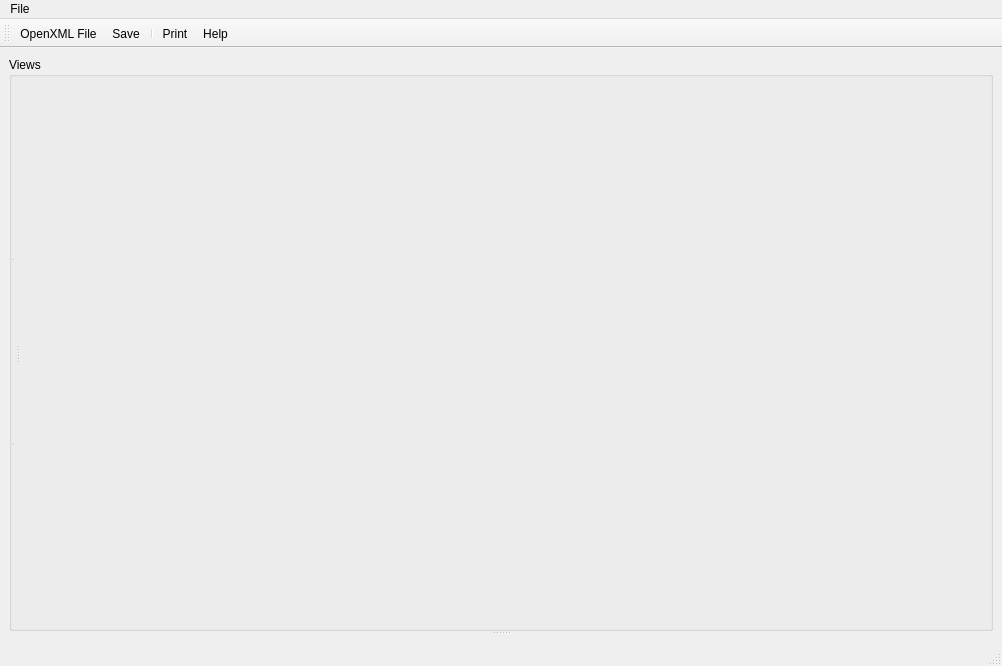
<ui version="4.0" >
 <class>CustomLinkView</class>
 <widget class="QMainWindow" name="CustomLinkView" >
  <property name="geometry" >
   <rect>
    <x>0</x>
    <y>0</y>
    <width>1002</width>
    <height>666</height>
   </rect>
  </property>
  <property name="windowTitle" >
   <string>CustomLinkView</string>
  </property>
  <property name="windowIcon" >
   <iconset resource="Icons/icons.qrc" >:/Icons/help.png</iconset>
  </property>
  <property name="iconSize" >
   <size>
    <width>22</width>
    <height>22</height>
   </size>
  </property>
  <widget class="QWidget" name="centralwidget" >
   <layout class="QVBoxLayout" >
    <property name="spacing" >
     <number>6</number>
    </property>
    <property name="leftMargin" >
     <number>9</number>
    </property>
    <property name="topMargin" >
     <number>9</number>
    </property>
    <property name="rightMargin" >
     <number>9</number>
    </property>
    <property name="bottomMargin" >
     <number>9</number>
    </property>
    <item>
     <widget class="QSplitter" name="splitter_5" >
      <property name="orientation" >
       <enum>Qt::Vertical</enum>
      </property>
      <widget class="QGroupBox" name="groupBoxGraph" >
       <property name="sizePolicy" >
        <sizepolicy vsizetype="Expanding" hsizetype="Expanding" >
         <horstretch>1</horstretch>
         <verstretch>1</verstretch>
        </sizepolicy>
       </property>
       <property name="title" >
        <string>Views</string>
       </property>
       <layout class="QHBoxLayout" >
        <property name="spacing" >
         <number>0</number>
        </property>
        <property name="leftMargin" >
         <number>0</number>
        </property>
        <property name="topMargin" >
         <number>0</number>
        </property>
        <property name="rightMargin" >
         <number>0</number>
        </property>
        <property name="bottomMargin" >
         <number>0</number>
        </property>
        <item>
         <widget class="QSplitter" name="splitter_3" >
          <property name="orientation" >
           <enum>Qt::Horizontal</enum>
          </property>
          <widget class="QSplitter" name="splitter_2" >
           <property name="sizePolicy" >
            <sizepolicy vsizetype="Expanding" hsizetype="Expanding" >
             <horstretch>1</horstretch>
             <verstretch>0</verstretch>
            </sizepolicy>
           </property>
           <property name="orientation" >
            <enum>Qt::Vertical</enum>
           </property>
           <widget class="QFrame" name="treeFrame" >
            <layout class="QVBoxLayout" >
             <property name="spacing" >
              <number>0</number>
             </property>
             <property name="leftMargin" >
              <number>0</number>
             </property>
             <property name="topMargin" >
              <number>0</number>
             </property>
             <property name="rightMargin" >
              <number>0</number>
             </property>
             <property name="bottomMargin" >
              <number>0</number>
             </property>
            </layout>
           </widget>
           <widget class="QFrame" name="tableFrame" >
            <layout class="QVBoxLayout" >
             <property name="spacing" >
              <number>0</number>
             </property>
             <property name="leftMargin" >
              <number>0</number>
             </property>
             <property name="topMargin" >
              <number>0</number>
             </property>
             <property name="rightMargin" >
              <number>0</number>
             </property>
             <property name="bottomMargin" >
              <number>0</number>
             </property>
            </layout>
           </widget>
           <widget class="QFrame" name="columnFrame" >
            <layout class="QVBoxLayout" >
             <property name="spacing" >
              <number>0</number>
             </property>
             <property name="leftMargin" >
              <number>0</number>
             </property>
             <property name="topMargin" >
              <number>0</number>
             </property>
             <property name="rightMargin" >
              <number>0</number>
             </property>
             <property name="bottomMargin" >
              <number>0</number>
             </property>
            </layout>
           </widget>
          </widget>
          <widget class="QVTKOpenGLWidget" name="vtkGraphViewWidget" >
           <property name="sizePolicy" >
            <sizepolicy vsizetype="Expanding" hsizetype="Expanding" >
             <horstretch>1</horstretch>
             <verstretch>1</verstretch>
            </sizepolicy>
           </property>
           <property name="minimumSize" >
            <size>
             <width>300</width>
             <height>300</height>
            </size>
           </property>
          </widget>
         </widget>
        </item>
       </layout>
      </widget>
      <widget class="QSplitter" name="splitter" >
       <property name="sizePolicy" >
        <sizepolicy vsizetype="Expanding" hsizetype="Expanding" >
         <horstretch>0</horstretch>
         <verstretch>2</verstretch>
        </sizepolicy>
       </property>
       <property name="orientation" >
        <enum>Qt::Horizontal</enum>
       </property>
      </widget>
     </widget>
    </item>
   </layout>
  </widget>
  <widget class="QMenuBar" name="menubar" >
   <property name="geometry" >
    <rect>
     <x>0</x>
     <y>0</y>
     <width>1002</width>
     <height>25</height>
    </rect>
   </property>
   <widget class="QMenu" name="menuFile" >
    <property name="title" >
     <string>File</string>
    </property>
    <addaction name="actionOpenXMLFile" />
    <addaction name="actionSave" />
    <addaction name="separator" />
    <addaction name="actionPrint" />
    <addaction name="actionHelp" />
    <addaction name="actionExit" />
   </widget>
   <addaction name="menuFile" />
  </widget>
  <widget class="QStatusBar" name="statusbar" />
  <widget class="QToolBar" name="toolBar" >
   <property name="orientation" >
    <enum>Qt::Horizontal</enum>
   </property>
   <property name="iconSize" >
    <size>
     <width>22</width>
     <height>22</height>
    </size>
   </property>
   <attribute name="toolBarArea" >
    <enum>TopToolBarArea</enum>
   </attribute>
   <attribute name="toolBarBreak" >
    <bool>false</bool>
   </attribute>
   <addaction name="actionOpenXMLFile" />
   <addaction name="actionSave" />
   <addaction name="separator" />
   <addaction name="actionPrint" />
   <addaction name="actionHelp" />
  </widget>
  <action name="actionOpenXMLFile" >
   <property name="enabled" >
    <bool>true</bool>
   </property>
   <property name="icon" >
    <iconset resource="Icons/icons.qrc" >:/Icons/fileopen.png</iconset>
   </property>
   <property name="text" >
    <string>OpenXML File...</string>
   </property>
  </action>
  <action name="actionExit" >
   <property name="text" >
    <string>Exit</string>
   </property>
  </action>
  <action name="actionPrint" >
   <property name="icon" >
    <iconset resource="Icons/icons.qrc" >:/Icons/print.png</iconset>
   </property>
   <property name="text" >
    <string>Print</string>
   </property>
  </action>
  <action name="actionHelp" >
   <property name="icon" >
    <iconset resource="Icons/icons.qrc" >:/Icons/help.png</iconset>
   </property>
   <property name="text" >
    <string>Help</string>
   </property>
  </action>
  <action name="actionSave" >
   <property name="icon" >
    <iconset resource="Icons/icons.qrc" >:/Icons/filesave.png</iconset>
   </property>
   <property name="text" >
    <string>Save</string>
   </property>
  </action>
 </widget>
 <customwidgets>
  <customwidget>
   <class>QVTKOpenGLWidget</class>
   <extends>QWidget</extends>
   <header>QVTKOpenGLWidget.h</header>
  </customwidget>
 </customwidgets>
 <resources>
  <include location="Icons/icons.qrc" />
 </resources>
 <connections/>
</ui>
